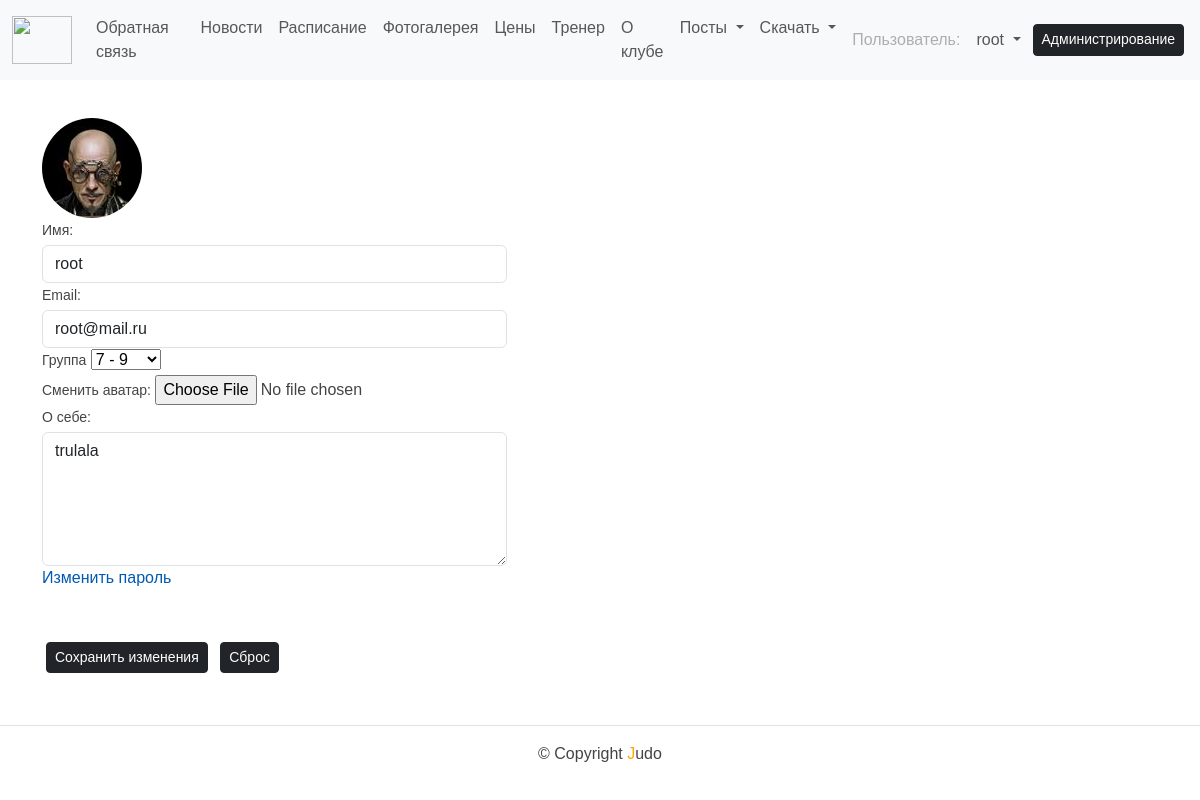
The app's page /auth/profile/ (signed in) with its own data.
### users/models.py (models this page shows, shortened)
class User(AbstractUser):
    email = models.EmailField(
        _('email address'),
        unique=True,
    )
    email_verify = models.BooleanField(default=False)
    USERNAME_FIELD = 'email'
    REQUIRED_FIELDS = ['username']

class Profile(models.Model):
    user = models.OneToOneField(User, on_delete=models.CASCADE)
    avatar = models.ImageField(default='ava1.jpg', upload_to='profile_images')
    bio = models.TextField()
    age_group = models.ForeignKey(AgeGroup, on_delete=models.CASCADE, default=1)
    class Meta:
        verbose_name = 'Профиль'
        verbose_name_plural = 'Профили'

### users/views.py (the view)
# urls.py: path('profile/', profile, name='profile'),
@login_required
def profile(request):
    user = request.user
    if not hasattr(user, 'profile'):
        Profile.objects.create(user=user)
    if request.method == 'POST':
        user_form = UpdateUserForm(request.POST, instance=request.user)
        profile_form = UpdateProfileForm(request.POST, request.FILES, instance=request.user.profile)
        if user_form.is_valid() and profile_form.is_valid():
            user_form.save()
            profile_form.save()
            messages.success(request, 'Your profile is updated successfully')
            return redirect(to='users:profile')
    else:
        user_form = UpdateUserForm(instance=request.user)
        profile_form = UpdateProfileForm(instance=request.user.profile)
    return render(request, 'users/profile.html', {'menu': menu,
                                                  'user_form': user_form,
                                                  'profile_form': profile_form,})

### users/forms.py
class UpdateUserForm(forms.ModelForm):
    username = forms.CharField(max_length=100,
                               required=True,
                               widget=forms.TextInput(attrs={'class': 'form-control'}))
    email = forms.EmailField(required=True,
                             widget=forms.TextInput(attrs={'class': 'form-control'}))
    class Meta:
        model = User
        fields = ['username', 'email']

class UpdateProfileForm(forms.ModelForm):
    avatar = forms.ImageField(required=False, widget=forms.FileInput(attrs={'class': 'form-control-file'}))
    bio = forms.CharField(widget=forms.Textarea(attrs={'class': 'form-control', 'rows': 5}))
    age_group = forms.ModelChoiceField(queryset=AgeGroup.objects.all())
    class Meta:
        model = Profile
        fields = ['avatar', 'bio', 'age_group']

### users/models.py (called while the page is built)
    def __str__(self):
        return self.name

### templates/users/profile.html (shortened to what this page needs)
{% extends "base.html" %}
{% block content %}
    <div class="my-image">
        <img class="rounded-circle account-img" src="{{ user.profile.avatar.url }} " style="cursor: pointer;"/>
    </div>
    <div class="form-content">
        <form method="post" enctype="multipart/form-data">
            <div class="form-row">
                <div class="col-md-5">
                    <div class="form-group">
                        <label class="small mb-1">Имя:</label>
                            {{ user_form.username }}
                        <label class="small mb-1">Email:</label>
                            {{ user_form.email }}
                        <label class="small mb-1">Группа</label>
                            {{ profile_form.age_group }}
                        <br>
                        <label class="small mb-1">Сменить аватар:</label>
                            {{ profile_form.avatar }}
                        <br>
                        <label class="small mb-1">О себе:</label>
                            {{ profile_form.bio }}
                    </div>
                    <div class="form-group">
                        <a href="{% url 'users:password_change_form' %}">Изменить пароль</a>
                    </div>
                </div>
            </div>
            <br><br>
            <button type="submit" class="btn btn-dark btn-block btn-sm m-1">Сохранить изменения</button>
            <button type="reset" class="btn btn-dark btn-block btn-sm m-1">Сброс</button>
        </form>
    </div>
{% endblock content %}

### templates/includes/header.html (shortened to what this page needs)
{% load static %}
<html lang="ru">
<head>
</head>
    <nav class="navbar navbar-expand-lg bg-body-tertiary">
        <div class="container-fluid">
            <a class="navbar-brand" href="{% url 'backend:home' %}">
                <img src="/static/images/lion.png" alt="" width="60" height="48">
            </a>
            <div class="collapse navbar-collapse" id="navbarSupportedContent">
                <ul class="navbar-nav me-auto mb-2 mb-lg-0">
                    {% for m in menu %}
                        {% if not forloop.last %}
                            <li class="nav-item">
                                <a class="nav-link" href="{% url m.url_name %}">{{ m.title }}</a>
                            </li>
                        {% else %}
                            <li class="nav-item">
                                <a class="nav-link" href="{% url m.url_name %}">{{ m.title }}</a>
                            </li>
                        {% endif %}
                    {% endfor %}
                    <li class="nav-item dropdown">
                        <a class="nav-link dropdown-toggle" href="#" id="navbarDropdown" role="button"
                        data-bs-toggle="dropdown" aria-expanded="false">
                            Посты
                        </a>
                    </li>
                    <li class="nav-item dropdown">
                        <a class="nav-link dropdown-toggle" href="#" id="navbarDropdown" role="button"
                        data-bs-toggle="dropdown" aria-expanded="false">
                            Скачать
                        </a>
                    </li>
                </ul>
                <ul class="navbar-nav me-auto mb-2 mb-lg-0">
                    <form class="d-flex">
                        {% if request.user.is_authenticated %}
                            <li class="nav-item">
                                <a class="nav-link disabled">Пользователь:</a>
                            </li>
                            <li>
                            <li class="nav-item dropdown">
                                <a class="nav-link dropdown-toggle" href="#" id="navbarDropdown" role="button"
                                data-bs-toggle="dropdown" aria-expanded="false">
                                    {{ user.username }}
                                </a>
                            </li>
                            </li>
                        {% endif %}
                    </form>
                    {% if request.user.is_superuser %}
                    <a href="/admin/" class="btn btn-dark btn-block btn-sm m-1">Администрирование</a>
                    {% endif %}
                </ul>
            </div>
        </div>
    </nav>

### static/css/styles.css (style rules this page uses)
html, body { font-family: 'Arial'; margin: 0; padding: 0; height: 100%; width: 100%; color: #444; }
a { color: #0059b2; text-decoration: none; }
img { max-width: 100%; max-height: auto; }

### templates/includes/header.html (style rules this page uses)
.navbar { position: fixed; top: 0; width: 100%; z-index: 1000; }
body { padding-top: 70px; }

### records on screen
User: username "root", profile.avatar (picture), email "root@mail.ru"
Profile: age_group "7 - 9", bio "trulala"

### other values on screen
{{ m.title }} "Обратная связь" "Новости" "Расписание" "Фотогалерея" "Цены" "Тренер"
{{ m.title }} "О клубе"
